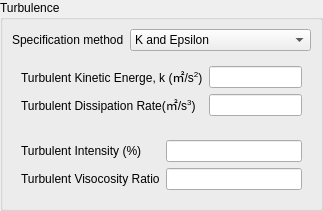
<?xml version="1.0" encoding="UTF-8"?>
<ui version="4.0">
 <class>turbulenceKEpsilonWidget</class>
 <widget class="QWidget" name="turbulenceKEpsilonWidget">
  <property name="geometry">
   <rect>
    <x>0</x>
    <y>0</y>
    <width>319</width>
    <height>206</height>
   </rect>
  </property>
  <property name="sizePolicy">
   <sizepolicy hsizetype="Expanding" vsizetype="Preferred">
    <horstretch>0</horstretch>
    <verstretch>0</verstretch>
   </sizepolicy>
  </property>
  <property name="windowTitle">
   <string>Form</string>
  </property>
  <layout class="QVBoxLayout" name="verticalLayout_2">
   <property name="leftMargin">
    <number>0</number>
   </property>
   <property name="topMargin">
    <number>0</number>
   </property>
   <property name="rightMargin">
    <number>0</number>
   </property>
   <property name="bottomMargin">
    <number>0</number>
   </property>
   <item>
    <widget class="QGroupBox" name="groupBox">
     <property name="sizePolicy">
      <sizepolicy hsizetype="Preferred" vsizetype="Preferred">
       <horstretch>0</horstretch>
       <verstretch>0</verstretch>
      </sizepolicy>
     </property>
     <property name="title">
      <string>Turbulence</string>
     </property>
     <layout class="QVBoxLayout" name="verticalLayout">
      <property name="leftMargin">
       <number>9</number>
      </property>
      <property name="topMargin">
       <number>9</number>
      </property>
      <property name="rightMargin">
       <number>9</number>
      </property>
      <property name="bottomMargin">
       <number>9</number>
      </property>
      <item>
       <widget class="QWidget" name="widget" native="true">
        <layout class="QFormLayout" name="formLayout_2">
         <property name="leftMargin">
          <number>0</number>
         </property>
         <property name="topMargin">
          <number>0</number>
         </property>
         <property name="rightMargin">
          <number>0</number>
         </property>
         <property name="bottomMargin">
          <number>0</number>
         </property>
         <item row="0" column="0">
          <widget class="QLabel" name="label">
           <property name="text">
            <string>Specification method</string>
           </property>
          </widget>
         </item>
         <item row="0" column="1">
          <widget class="QComboBox" name="specificationMethod">
           <item>
            <property name="text">
             <string>K and Epsilon</string>
            </property>
           </item>
           <item>
            <property name="text">
             <string>Intensity and Viscosity Ratio</string>
            </property>
           </item>
          </widget>
         </item>
        </layout>
       </widget>
      </item>
      <item>
       <widget class="QWidget" name="kAndEpsilon" native="true">
        <layout class="QFormLayout" name="formLayout">
         <item row="0" column="0">
          <widget class="QLabel" name="label_2">
           <property name="text">
            <string>Turbulent Kinetic Energe, k (㎡/s&lt;sup&gt;2&lt;/sup&gt;)</string>
           </property>
          </widget>
         </item>
         <item row="0" column="1">
          <widget class="QLineEdit" name="kEpsilonK"/>
         </item>
         <item row="1" column="0">
          <widget class="QLabel" name="label_3">
           <property name="text">
            <string>Turbulent Dissipation Rate(㎡/s&lt;sup&gt;3&lt;/sup&gt;)</string>
           </property>
          </widget>
         </item>
         <item row="1" column="1">
          <widget class="QLineEdit" name="turbuelnetDissipationRate"/>
         </item>
        </layout>
       </widget>
      </item>
      <item>
       <widget class="QWidget" name="intensityAndViscocityRatio" native="true">
        <layout class="QFormLayout" name="formLayout_3">
         <item row="0" column="0">
          <widget class="QLabel" name="label_4">
           <property name="text">
            <string>Turbulent Intensity (%)</string>
           </property>
          </widget>
         </item>
         <item row="0" column="1">
          <widget class="QLineEdit" name="lineEdit"/>
         </item>
         <item row="1" column="0">
          <widget class="QLabel" name="label_5">
           <property name="text">
            <string>Turbulent Visocosity Ratio</string>
           </property>
          </widget>
         </item>
         <item row="1" column="1">
          <widget class="QLineEdit" name="lineEdit_2"/>
         </item>
        </layout>
       </widget>
      </item>
     </layout>
    </widget>
   </item>
  </layout>
 </widget>
 <resources/>
 <connections/>
</ui>
